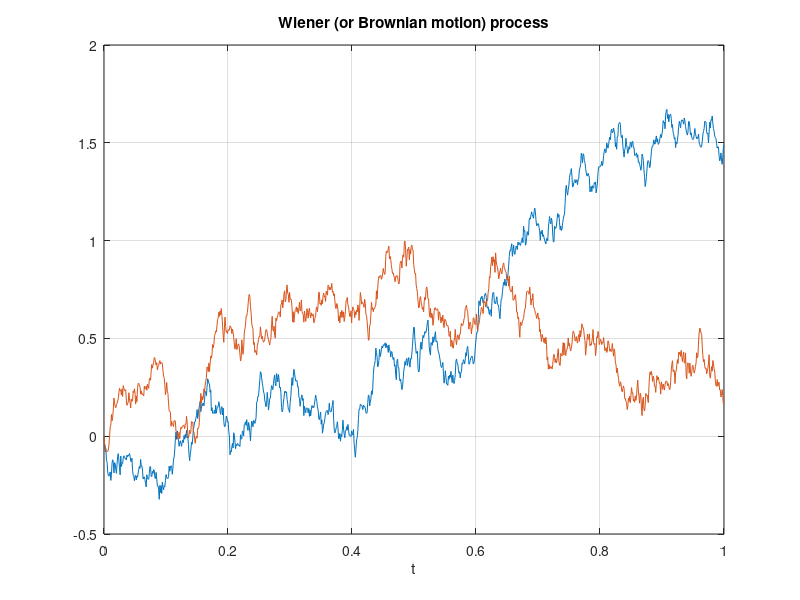

Reproduce this figure in MATLAB.
% Simulate a 1-D Wiener (or Brownian motion) process
%
% Author: H. Paul Keeler, 2021.
% Website: hpaulkeeler.com
% Repository: github.com/hpaulkeeler/posts
% For more details, see the post:
% 

close all; clearvars; clc;

%%%START Paramters START%%%
%Brownian/Wiener process parameters
mu=0; %drift coefficient; mu=0 for a standard Brownian/Winer process
sigma=1; %standard deviation; sigma=1 for a standard Brownian/Winer process

%time parameters
tFirst=0; %first time value
tLast=1; %last time value
numb_t=10^3; %number of time points

numbPaths=2; %number of sample paths (ie realizations)
%%%END Paramters END%%%

%create time values
tValues=(linspace(tFirst,tLast,numb_t))'; %time vector
tDelta=tValues(2)-tValues(1); %step size

%%%START Create Brownian/Wiener processes START%%%
%First Brownian/Wiener process
xWienerSteps=mu*tDelta+sigma*sqrt(tDelta)...
    .*randn([numb_t,numbPaths]); %normally distributed steps
xWiener=cumsum(xWienerSteps); %find Wiener/Brownian process values
xWiener=xWiener-xWiener(1,:); %set initial value to zero 
%%%END Create Brownian/Wiener processes END%%%

%%%START Plotting START%%%
figure;
plot(tValues,xWiener);
grid;
title("Wiener (or Brownian motion) process");
xlabel("t");
%%%END Plotting END%%%
